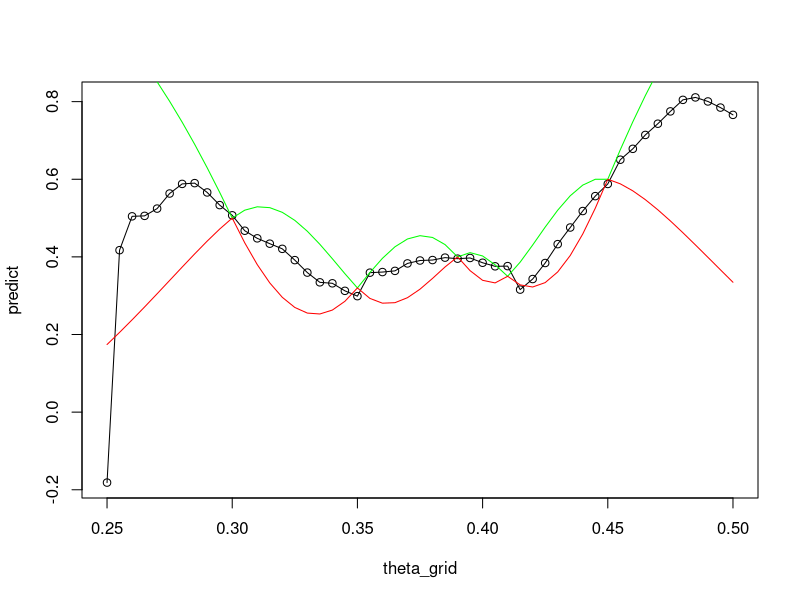
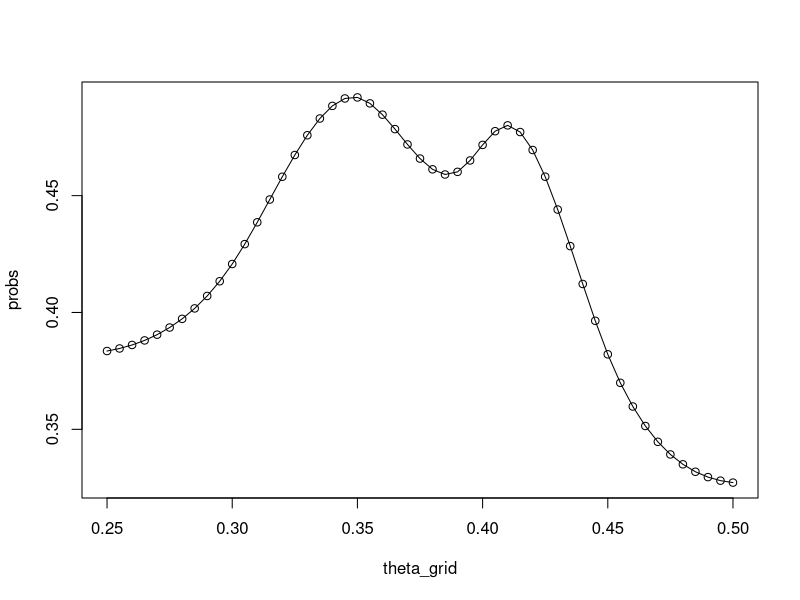
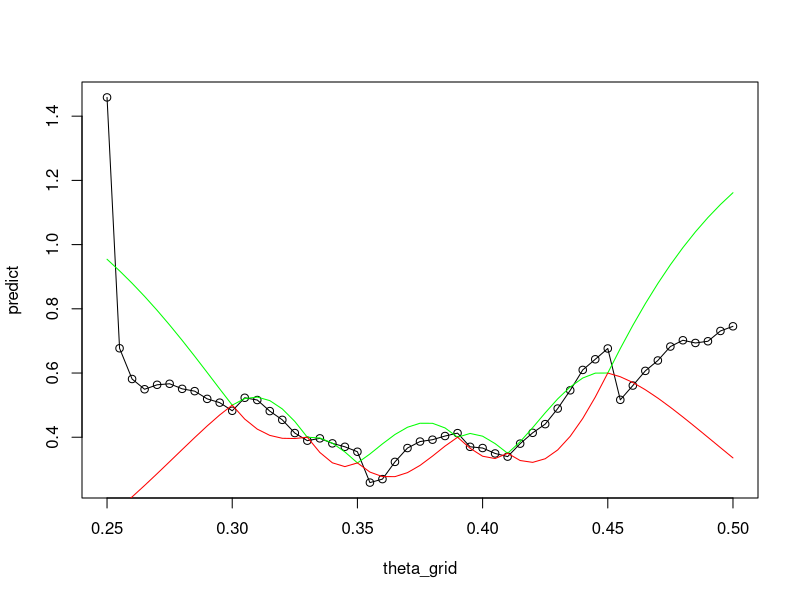
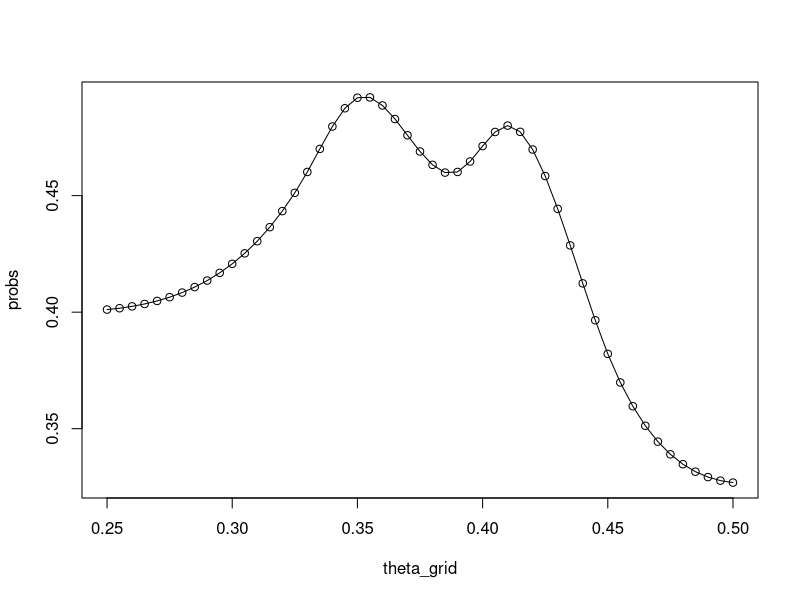

Write R code to recreate these figures, in order.
#Project 2 Stochastic Modelling
#Promblem 2: Calibrating Climate Models

#2.a
std = 0.5
mu = 0.5
cov_function <- function(theta1, theta2){
  val = (1+15*abs(theta1 - theta2))*exp(-15*abs(theta1 -theta2)) * std^2
  return (val)
}

theta_grid = seq(from = 0.25, to = 0.50, by = 0.0049999)

#Known values
sample_points =  c(0.30,0.35,0.39,0.41,0.45)
sample_values = c(0.5, 0.32, 0.40, 0.35, 0.60)


#Function for creating covariance matrix
get_cov <-  function(vecA,vecB) {
  nA <- length(vecA)
  nB <- length(vecB)
  result <- matrix(nrow = nA, ncol = nB)
  for (i in 1:nA) {
    for (j in 1:nB) {
      result[i,j] = cov_function(vecA[i],vecB[j])
    }
  }
  return (result)
}

Sigma_AB <-  get_cov(theta_grid, sample_points)
Sigma_AA <-  get_cov(theta_grid, theta_grid)
Sigma_BB <- get_cov(sample_points, sample_points)


muA <-  rep(mu,length(theta_grid))
muB <- rep(mu,length(sample_points))

muC <- muA + Sigma_AB %*% solve(Sigma_BB) %*% (sample_values - muB)
Sigma_C <- Sigma_AA - Sigma_AB %*% solve(Sigma_BB) %*% t(Sigma_AB)


L = chol(Sigma_C)
z <- rnorm(length(theta_grid))
predict <- muC + L %*% z


plot(theta_grid, predict)
lines(theta_grid, predict)

#prediction interval
z005 = qnorm(0.95)

upper = muC + z005*sqrt(diag(Sigma_C))
lower = muC - z005*sqrt(diag(Sigma_C))

lines(theta_grid,upper, col = "green")
lines(theta_grid,lower, col = "red")



#2.b
library(expm)   
y <- rep(0.30,length(theta_grid))
std_matrix <- Sigma_C %^% -0.5
standardize <- std_matrix %*% (y - muC)
probs <- pnorm(standardize)
plot(theta_grid, probs)
lines(theta_grid, probs)

#2.c

#Same as in a), but with one more point.
sample_points =  c(0.30,0.35,0.39,0.41,0.45, 0.33)
sample_values = c(0.5, 0.32, 0.40, 0.35, 0.60, 0.40)

Sigma_AB <-  get_cov(theta_grid, sample_points)
Sigma_AA <-  get_cov(theta_grid, theta_grid)
Sigma_BB <- get_cov(sample_points, sample_points)


muA <-  rep(mu,length(theta_grid))
muB <- rep(mu,length(sample_points))

muC <- muA + Sigma_AB %*% solve(Sigma_BB) %*% (sample_values - muB)
muC
Sigma_C <- Sigma_AA - Sigma_AB %*% solve(Sigma_BB) %*% t(Sigma_AB)
Sigma_C


L = chol(Sigma_C)
z <- rnorm(length(theta_grid))
predict <- muC + L %*% z


plot(theta_grid, predict)
lines(theta_grid, predict)

#prediction interval
z005 = qnorm(0.95)

upper = muC + z005*sqrt(diag(Sigma_C))
lower = muC - z005*sqrt(diag(Sigma_C))

lines(theta_grid,upper, col = "green")
lines(theta_grid,lower, col = "red")

y <- rep(0.30,length(theta_grid))
std_matrix <- Sigma_C %^% -0.5
muC
standardize <- solve(std_matrix) %*% (y - muC)
standardize
probs <-  pnorm(standardize)
plot(theta_grid, probs)
lines(theta_grid, probs)
